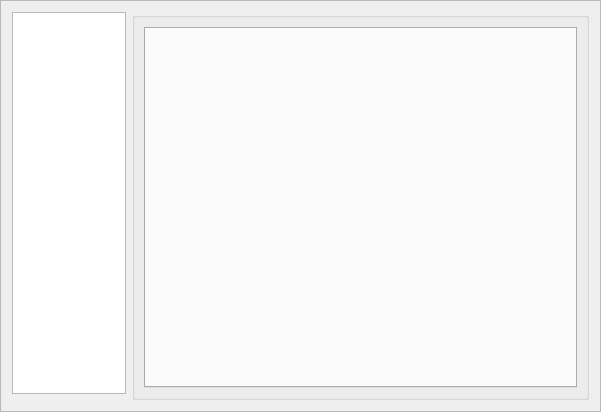
<?xml version="1.0" encoding="UTF-8"?>
<ui version="4.0">
 <class>LiuyaoFrame</class>
 <widget class="QFrame" name="LiuyaoFrame">
  <property name="geometry">
   <rect>
    <x>0</x>
    <y>0</y>
    <width>601</width>
    <height>412</height>
   </rect>
  </property>
  <property name="windowTitle">
   <string>Frame</string>
  </property>
  <property name="frameShape">
   <enum>QFrame::StyledPanel</enum>
  </property>
  <property name="frameShadow">
   <enum>QFrame::Raised</enum>
  </property>
  <layout class="QGridLayout" name="gridLayout">
   <item row="0" column="1" rowspan="2">
    <widget class="QGroupBox" name="groupBox_3">
     <property name="sizePolicy">
      <sizepolicy hsizetype="Preferred" vsizetype="Preferred">
       <horstretch>4</horstretch>
       <verstretch>0</verstretch>
      </sizepolicy>
     </property>
     <property name="title">
      <string/>
     </property>
     <layout class="QHBoxLayout" name="horizontalLayout">
      <item>
       <widget class="QTabWidget" name="tabWidget">
        <property name="sizePolicy">
         <sizepolicy hsizetype="Expanding" vsizetype="Expanding">
          <horstretch>0</horstretch>
          <verstretch>0</verstretch>
         </sizepolicy>
        </property>
        <property name="tabsClosable">
         <bool>true</bool>
        </property>
       </widget>
      </item>
     </layout>
    </widget>
   </item>
   <item row="0" column="0">
    <widget class="QListWidget" name="listWidget">
     <property name="sizePolicy">
      <sizepolicy hsizetype="Expanding" vsizetype="Expanding">
       <horstretch>1</horstretch>
       <verstretch>0</verstretch>
      </sizepolicy>
     </property>
    </widget>
   </item>
  </layout>
 </widget>
 <resources/>
 <connections>
  <connection>
   <sender>tabWidget</sender>
   <signal>tabCloseRequested(int)</signal>
   <receiver>LiuyaoFrame</receiver>
   <slot>onCloseTab(int)</slot>
   <hints>
    <hint type="sourcelabel">
     <x>309</x>
     <y>84</y>
    </hint>
    <hint type="destinationlabel">
     <x>394</x>
     <y>85</y>
    </hint>
   </hints>
  </connection>
  <connection>
   <sender>listWidget</sender>
   <signal>itemDoubleClicked(QListWidgetItem*)</signal>
   <receiver>LiuyaoFrame</receiver>
   <slot>onDbclkItem(QListWidgetItem*)</slot>
   <hints>
    <hint type="sourcelabel">
     <x>81</x>
     <y>168</y>
    </hint>
    <hint type="destinationlabel">
     <x>4</x>
     <y>20</y>
    </hint>
   </hints>
  </connection>
 </connections>
 <slots>
  <slot>onDbclkItem(QListWidgetItem*)</slot>
  <slot>onCloseTab(int)</slot>
 </slots>
</ui>
